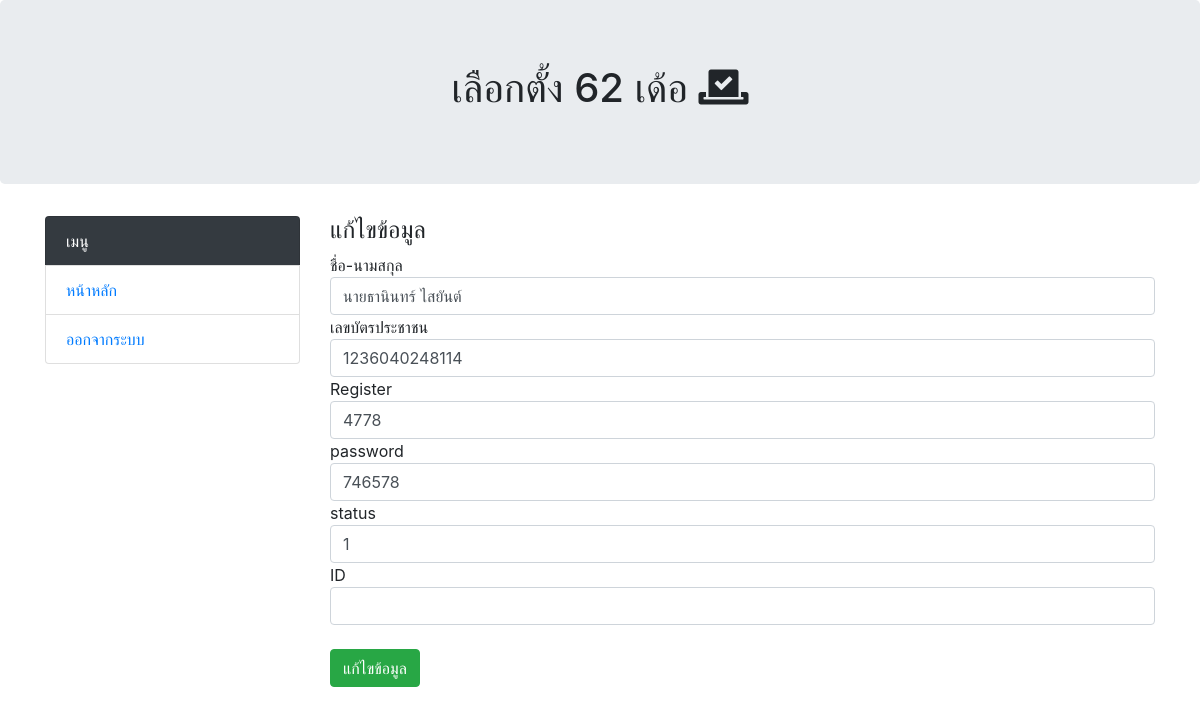
The page /admin/updateUser.php?IDCard=1236040248114 (signed in) on the database its author committed.
### tables this page shows
CREATE TABLE `user` (
  `Fullname` varchar(255) NOT NULL,
  `IDCard` varchar(13) NOT NULL,
  `Register` varchar(5000) NOT NULL,
  `Password` int(11) NOT NULL,
  `Status` varchar(255) NOT NULL,
  `AREA_ID` int(11) NOT NULL,
  `Status_scored` tinyint(1) NOT NULL
);

### admin/updateUser.php (the view, shortened to what this page needs)
<?php
include "connect.php";
include "../include/header.php";
$IDCard= $_GET['IDCard'];
$sqlShowUser = "SELECT * FROM user WHERE IDCard = '$IDCard'";
$result = $conn->query($sqlShowUser);
$row = $result->fetch_assoc();
if($_SESSION['level'] == 'admin'){
?>
<!DOCTYPE html>
<html lang="en" dir="ltr">
  <head>
  </head>
  <body>
  <div class="jumbotron text-center">
    <h1>เลือกตั้ง 62 เด้อ <i class="fas fa-vote-yea"></i> </h1>
  </div>
  <div class="container">
    <div class="row">
      <div class="col-sm-3">
      <ul class="list-group">
          <li class="list-group-item bg-dark text-white">เมนู</li>
          <li class="list-group-item"><a href="testDB.php">หน้าหลัก</a></li>
          <li class="list-group-item"><a href="../logout.php">ออกจากระบบ</a></li>
        </ul>
      </div>
      <div class="col-sm-9">
      <h4>แก้ไขข้อมูล</h4>
    <form action="_updateUser.php" method="post">
      ชื่อ-นามสกุล
      <input class="form-control" type="text" name="Fullname" value="<?php echo $row['Fullname'] ?>">
      เลขบัตรประชาชน
      <input class="form-control" type="text" name="IDCard" value="<?php echo $row['IDCard'] ?>">
      Register
      <input class="form-control" type="text" name="Register" value="<?php echo $row['Register'] ?>">
      password
      <input class="form-control" type="text" name="Password" value="<?php echo $row['Password'] ?>">
      status
      <input class="form-control" type="text" name="Status" value="<?php echo $row['Status'] ?>">
      ID
      <input class="form-control" type="text" name="ID" value="<?php echo $row['ID'] ?>">
      <br>
      <input class="btn btn-success"type="submit" name="" value="แก้ไขข้อมูล">
    </form>
  </body>
</html>
<?php }else{
  header("Location:index.php");
}
?>

### rows shown on the page
user: Fullname "นายธานินทร์ ไสยันต์", IDCard "1236040248114", Register "4778", Password "746578", Status "1"
